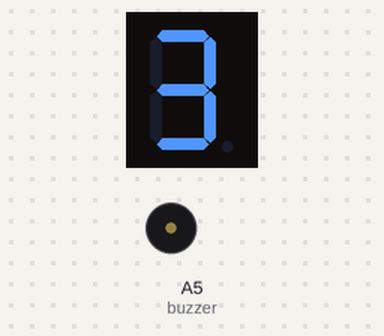
Recording of a sketch running on a simulated Arduino Uno, built with avr-gcc and run on an emulated ATmega328P. Parts: 1-digit seven-segment display, buzzer (waves = sounding, pin HIGH). Wiring (inferred from the names in the program): 1-digit 7-segment display, segments lit when HIGH: segments pin 10, pin 9, pin 8, pin 7, pin 6, pin 5, pin 4. The segment pins are drawn as the display they are named for; pins used as bus, display or sensor lines are not drawn.

Above: at 0.1 s.
At 1.1 s:
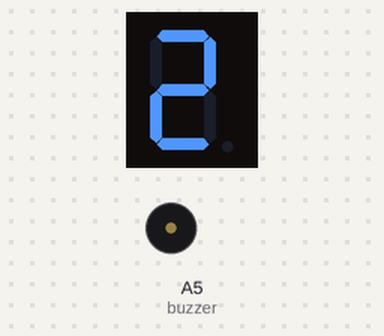
At 2.1 s:
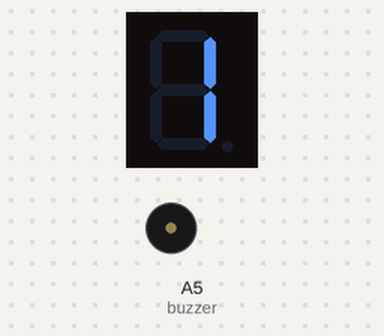
At 4.1 s:
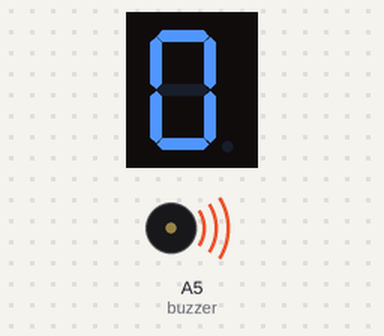
Timing chart, 0 to 127.5 s (numbered marks = the images above):
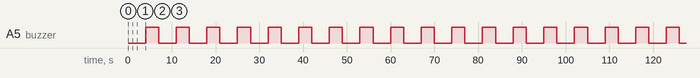

Measured:
- by itself, A5 (buzzer): alternates HIGH for 3.0 s and LOW for 4.0 s
- by itself, everything shown: repeats every 7.0 s, in 6 steps
- what the display in image 1 shows lasts 1.0 s, from 1.0 s to 2.0 s

The sketch:

3_C.ino
```cpp
int a=10;
int b=9;
int c=8;
int d=7;
int e=6;
int f=5;
int g=4;
int buzzer=A5;
void setup() {
pinMode(a, OUTPUT);
pinMode(b, OUTPUT);
pinMode(c, OUTPUT);
pinMode(d, OUTPUT);
pinMode(e, OUTPUT);
pinMode(f, OUTPUT);
pinMode(g, OUTPUT);
pinMode(buzzer,OUTPUT);
}
void loop(){
//angka3
digitalWrite(a,HIGH);
digitalWrite(b,HIGH);
digitalWrite(c,HIGH);
digitalWrite(d,HIGH);
digitalWrite(e,LOW);
digitalWrite(f,LOW);
digitalWrite(g,HIGH);
delay(1000) ;
//nomor 2
digitalWrite(a,HIGH);
digitalWrite(b,HIGH);
digitalWrite(c,LOW);
digitalWrite(d,HIGH);
digitalWrite(e,HIGH);
digitalWrite(f,LOW);
digitalWrite(g,HIGH);
delay(1000) ;
//angka1
digitalWrite(a,LOW);
digitalWrite(b,HIGH);
digitalWrite(c,HIGH);
digitalWrite(d,LOW);
digitalWrite(e,LOW);
digitalWrite(f,LOW);
digitalWrite(g,LOW);
delay(1000) ;
//angka 0
digitalWrite(a,HIGH);
digitalWrite(b,HIGH);
digitalWrite(c,HIGH);
digitalWrite(d,HIGH);
digitalWrite(e,HIGH);
digitalWrite(f,HIGH);
digitalWrite(g,LOW);
delay(1000);
digitalWrite(buzzer,HIGH);
delay(3000);
digitalWrite(buzzer,LOW);
}
```
